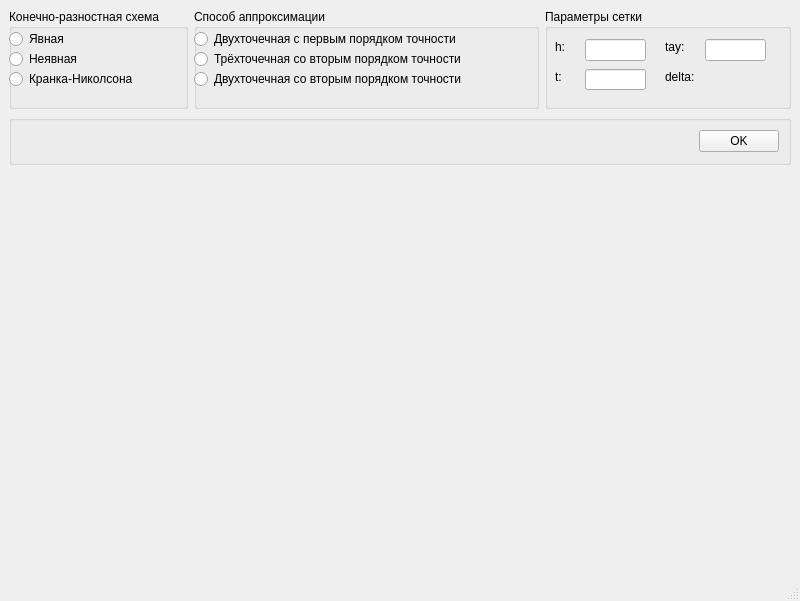
<?xml version="1.0" encoding="UTF-8"?>
<ui version="4.0">
 <class>MainWindow</class>
 <widget class="QMainWindow" name="MainWindow">
  <property name="geometry">
   <rect>
    <x>0</x>
    <y>0</y>
    <width>800</width>
    <height>601</height>
   </rect>
  </property>
  <property name="windowTitle">
   <string>MainWindow</string>
  </property>
  <widget class="QWidget" name="centralwidget">
   <property name="sizePolicy">
    <sizepolicy hsizetype="Minimum" vsizetype="Minimum">
     <horstretch>0</horstretch>
     <verstretch>0</verstretch>
    </sizepolicy>
   </property>
   <layout class="QVBoxLayout" name="verticalLayout" stretch="2,1,8">
    <item>
     <layout class="QHBoxLayout" name="horizontalLayout" stretch="3,7,5">
      <item>
       <widget class="QGroupBox" name="shema_box">
        <property name="title">
         <string>Конечно-разностная схема</string>
        </property>
        <widget class="QRadioButton" name="explicit_appr_flag">
         <property name="geometry">
          <rect>
           <x>0</x>
           <y>20</y>
           <width>100</width>
           <height>20</height>
          </rect>
         </property>
         <property name="text">
          <string>Явная</string>
         </property>
        </widget>
        <widget class="QRadioButton" name="implicit_app_flag">
         <property name="geometry">
          <rect>
           <x>0</x>
           <y>40</y>
           <width>100</width>
           <height>20</height>
          </rect>
         </property>
         <property name="text">
          <string>Неявная</string>
         </property>
        </widget>
        <widget class="QRadioButton" name="crank_Nicolson_flag">
         <property name="geometry">
          <rect>
           <x>0</x>
           <y>60</y>
           <width>161</width>
           <height>20</height>
          </rect>
         </property>
         <property name="text">
          <string>Кранка-Николсона</string>
         </property>
        </widget>
       </widget>
      </item>
      <item>
       <widget class="QGroupBox" name="approximation_box">
        <property name="title">
         <string>Способ аппроксимации</string>
        </property>
        <widget class="QRadioButton" name="two_point_three_appr">
         <property name="geometry">
          <rect>
           <x>0</x>
           <y>20</y>
           <width>351</width>
           <height>20</height>
          </rect>
         </property>
         <property name="text">
          <string>Двухточечная с первым порядком точности</string>
         </property>
        </widget>
        <widget class="QRadioButton" name="three_point_two_appr">
         <property name="geometry">
          <rect>
           <x>0</x>
           <y>40</y>
           <width>351</width>
           <height>20</height>
          </rect>
         </property>
         <property name="text">
          <string>Трёхточечная со вторым порядком точности</string>
         </property>
        </widget>
        <widget class="QRadioButton" name="two_point_two_appr">
         <property name="geometry">
          <rect>
           <x>0</x>
           <y>60</y>
           <width>351</width>
           <height>20</height>
          </rect>
         </property>
         <property name="text">
          <string>Двухточечная со вторым порядком точности</string>
         </property>
        </widget>
       </widget>
      </item>
      <item>
       <widget class="QGroupBox" name="parameters_box">
        <property name="title">
         <string>Параметры сетки</string>
        </property>
        <widget class="QLineEdit" name="t_lineEdit">
         <property name="geometry">
          <rect>
           <x>40</x>
           <y>60</y>
           <width>61</width>
           <height>21</height>
          </rect>
         </property>
        </widget>
        <widget class="QLabel" name="t_lbl">
         <property name="geometry">
          <rect>
           <x>10</x>
           <y>60</y>
           <width>21</width>
           <height>16</height>
          </rect>
         </property>
         <property name="text">
          <string>t:</string>
         </property>
        </widget>
        <widget class="QLabel" name="delta_lbl">
         <property name="geometry">
          <rect>
           <x>120</x>
           <y>60</y>
           <width>51</width>
           <height>16</height>
          </rect>
         </property>
         <property name="text">
          <string>delta:</string>
         </property>
        </widget>
        <widget class="QLabel" name="h_lbl">
         <property name="geometry">
          <rect>
           <x>10</x>
           <y>30</y>
           <width>31</width>
           <height>16</height>
          </rect>
         </property>
         <property name="text">
          <string>h:</string>
         </property>
        </widget>
        <widget class="QLineEdit" name="h_lineEdit">
         <property name="geometry">
          <rect>
           <x>40</x>
           <y>30</y>
           <width>61</width>
           <height>22</height>
          </rect>
         </property>
        </widget>
        <widget class="QLabel" name="tay_lbl">
         <property name="geometry">
          <rect>
           <x>120</x>
           <y>30</y>
           <width>41</width>
           <height>16</height>
          </rect>
         </property>
         <property name="text">
          <string>tay:</string>
         </property>
        </widget>
        <widget class="QLineEdit" name="tay_lineEdit">
         <property name="geometry">
          <rect>
           <x>160</x>
           <y>30</y>
           <width>61</width>
           <height>22</height>
          </rect>
         </property>
        </widget>
        <widget class="QLabel" name="label">
         <property name="geometry">
          <rect>
           <x>180</x>
           <y>60</y>
           <width>51</width>
           <height>16</height>
          </rect>
         </property>
         <property name="text">
          <string/>
         </property>
        </widget>
       </widget>
      </item>
     </layout>
    </item>
    <item>
     <widget class="QGroupBox" name="OK_btn_Box">
      <property name="title">
       <string/>
      </property>
      <layout class="QHBoxLayout" name="horizontalLayout_3">
       <item>
        <widget class="QLabel" name="equation_lbl">
         <property name="text">
          <string>&lt;html&gt;&lt;head/&gt;&lt;body&gt;&lt;p&gt;&lt;img src=&quot;:/Prefix1/equation.png&quot;/&gt;&lt;/p&gt;&lt;/body&gt;&lt;/html&gt;</string>
         </property>
        </widget>
       </item>
       <item>
        <widget class="QLabel" name="term1_lbl">
         <property name="text">
          <string>&lt;html&gt;&lt;head/&gt;&lt;body&gt;&lt;p&gt;&lt;img src=&quot;:/Prefix2/term1.png&quot;/&gt;&lt;/p&gt;&lt;/body&gt;&lt;/html&gt;</string>
         </property>
        </widget>
       </item>
       <item>
        <widget class="QLabel" name="term2_lbl">
         <property name="text">
          <string>&lt;html&gt;&lt;head/&gt;&lt;body&gt;&lt;p&gt;&lt;img src=&quot;:/Prefix3/term2.png&quot;/&gt;&lt;/p&gt;&lt;/body&gt;&lt;/html&gt;</string>
         </property>
        </widget>
       </item>
       <item>
        <widget class="QLabel" name="term3_lbl">
         <property name="text">
          <string>&lt;html&gt;&lt;head/&gt;&lt;body&gt;&lt;p&gt;&lt;img src=&quot;:/Prefix4/term3.png&quot;/&gt;&lt;/p&gt;&lt;/body&gt;&lt;/html&gt;</string>
         </property>
        </widget>
       </item>
       <item>
        <widget class="QPushButton" name="OK_btn">
         <property name="sizePolicy">
          <sizepolicy hsizetype="Fixed" vsizetype="Fixed">
           <horstretch>0</horstretch>
           <verstretch>0</verstretch>
          </sizepolicy>
         </property>
         <property name="text">
          <string>OK</string>
         </property>
        </widget>
       </item>
      </layout>
     </widget>
    </item>
    <item>
     <layout class="QHBoxLayout" name="horizontalLayout_2">
      <item>
       <widget class="QWidget" name="widget" native="true"/>
      </item>
      <item>
       <widget class="QWidget" name="widget_2" native="true"/>
      </item>
     </layout>
    </item>
   </layout>
  </widget>
  <widget class="QMenuBar" name="menubar">
   <property name="geometry">
    <rect>
     <x>0</x>
     <y>0</y>
     <width>800</width>
     <height>19</height>
    </rect>
   </property>
  </widget>
  <widget class="QStatusBar" name="statusbar"/>
 </widget>
 <resources>
  <include location="nm1.qrc"/>
  <include location="nm4.qrc"/>
  <include location="nm3.qrc"/>
  <include location="nm2.qrc"/>
 </resources>
 <connections/>
</ui>
